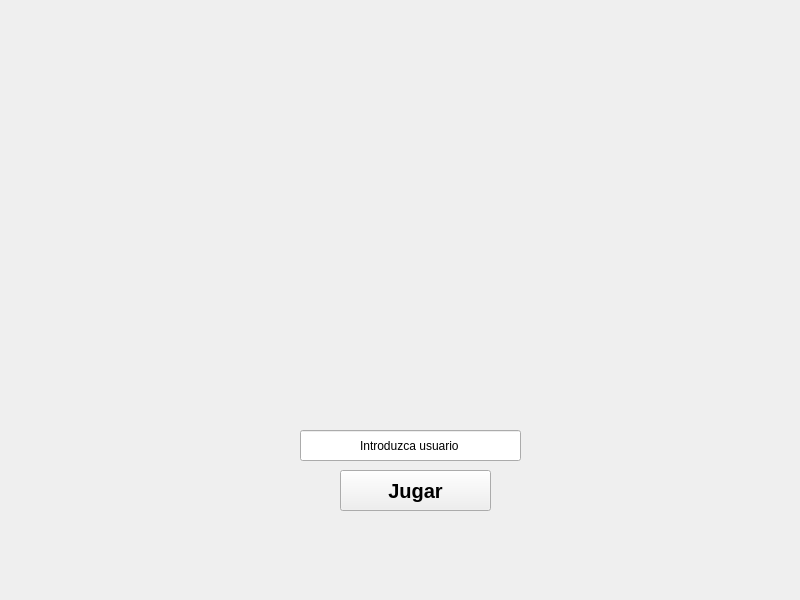
<?xml version="1.0" encoding="UTF-8"?>
<ui version="4.0">
 <class>MainWindow</class>
 <widget class="QMainWindow" name="MainWindow">
  <property name="geometry">
   <rect>
    <x>0</x>
    <y>0</y>
    <width>800</width>
    <height>600</height>
   </rect>
  </property>
  <property name="minimumSize">
   <size>
    <width>800</width>
    <height>600</height>
   </size>
  </property>
  <property name="maximumSize">
   <size>
    <width>800</width>
    <height>600</height>
   </size>
  </property>
  <property name="windowTitle">
   <string>MainWindow</string>
  </property>
  <widget class="QWidget" name="centralwidget">
   <widget class="QLabel" name="label_fondo">
    <property name="geometry">
     <rect>
      <x>0</x>
      <y>0</y>
      <width>800</width>
      <height>600</height>
     </rect>
    </property>
    <property name="text">
     <string/>
    </property>
    <property name="pixmap">
     <pixmap>../../../../sprites/background/index1.png</pixmap>
    </property>
    <property name="scaledContents">
     <bool>true</bool>
    </property>
   </widget>
   <widget class="QPushButton" name="pushButton_jugar">
    <property name="geometry">
     <rect>
      <x>340</x>
      <y>470</y>
      <width>151</width>
      <height>41</height>
     </rect>
    </property>
    <property name="minimumSize">
     <size>
      <width>151</width>
      <height>41</height>
     </size>
    </property>
    <property name="maximumSize">
     <size>
      <width>151</width>
      <height>41</height>
     </size>
    </property>
    <property name="font">
     <font>
      <pointsize>15</pointsize>
      <weight>75</weight>
      <bold>true</bold>
     </font>
    </property>
    <property name="text">
     <string>Jugar</string>
    </property>
   </widget>
   <widget class="QLineEdit" name="lineEdit">
    <property name="geometry">
     <rect>
      <x>300</x>
      <y>430</y>
      <width>221</width>
      <height>31</height>
     </rect>
    </property>
    <property name="text">
     <string>Introduzca usuario</string>
    </property>
    <property name="alignment">
     <set>Qt::AlignCenter</set>
    </property>
   </widget>
  </widget>
 </widget>
 <resources/>
 <connections/>
</ui>
